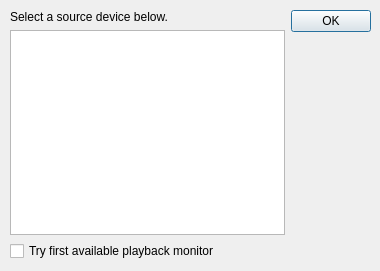
<ui version="4.0" >
 <class>pulseDeviceChooserDialog</class>
 <widget class="QDialog" name="pulseDeviceChooserDialog" >
  <property name="geometry" >
   <rect>
    <x>0</x>
    <y>0</y>
    <width>380</width>
    <height>271</height>
   </rect>
  </property>
  <property name="windowTitle" >
   <string>Pulse Audio Settings</string>
  </property>
  <widget class="QWidget" name="layoutWidget" >
   <property name="geometry" >
    <rect>
     <x>10</x>
     <y>10</y>
     <width>361</width>
     <height>251</height>
    </rect>
   </property>
   <layout class="QHBoxLayout" >
    <item>
     <layout class="QVBoxLayout" >
      <item>
       <widget class="QLabel" name="label" >
        <property name="text" >
         <string>Select a source device below.</string>
        </property>
       </widget>
      </item>
      <item>
       <widget class="QListView" name="devicesListView" >
        <property name="toolTip" >
         <string>&lt;html>&lt;head>&lt;meta name="qrichtext" content="1" />&lt;style type="text/css">
p, li { white-space: pre-wrap; }
&lt;/style>&lt;/head>&lt;body style=" font-family:'Sans Serif'; font-size:10pt; font-weight:400; font-style:normal;">
&lt;p style=" margin-top:0px; margin-bottom:0px; margin-left:0px; margin-right:0px; -qt-block-indent:0; text-indent:0px;">Double click a source device to activate it.&lt;/p>&lt;/body>&lt;/html></string>
        </property>
        <property name="autoFillBackground" >
         <bool>true</bool>
        </property>
        <property name="viewMode" >
         <enum>QListView::ListMode</enum>
        </property>
       </widget>
      </item>
      <item>
       <widget class="QCheckBox" name="tryFirstPlayBackMonitorCheckBox" >
        <property name="toolTip" >
         <string>This will try to find any available playback monitor on startup as the pulseaudio source device. This is a quick and dirty way to generally get projectM sound data without specifying a device explicitly.</string>
        </property>
        <property name="text" >
         <string>Try first available playback monitor</string>
        </property>
       </widget>
      </item>
     </layout>
    </item>
    <item>
     <widget class="QDialogButtonBox" name="buttonBox" >
      <property name="orientation" >
       <enum>Qt::Vertical</enum>
      </property>
      <property name="standardButtons" >
       <set>QDialogButtonBox::Ok</set>
      </property>
     </widget>
    </item>
   </layout>
  </widget>
 </widget>
 <resources>
  <include location="DeviceChooser.qrc" />
 </resources>
 <connections>
  <connection>
   <sender>buttonBox</sender>
   <signal>rejected()</signal>
   <receiver>pulseDeviceChooserDialog</receiver>
   <slot>reject()</slot>
   <hints>
    <hint type="sourcelabel" >
     <x>316</x>
     <y>260</y>
    </hint>
    <hint type="destinationlabel" >
     <x>286</x>
     <y>274</y>
    </hint>
   </hints>
  </connection>
  <connection>
   <sender>buttonBox</sender>
   <signal>accepted()</signal>
   <receiver>pulseDeviceChooserDialog</receiver>
   <slot>accept()</slot>
   <hints>
    <hint type="sourcelabel" >
     <x>248</x>
     <y>254</y>
    </hint>
    <hint type="destinationlabel" >
     <x>157</x>
     <y>274</y>
    </hint>
   </hints>
  </connection>
 </connections>
</ui>
